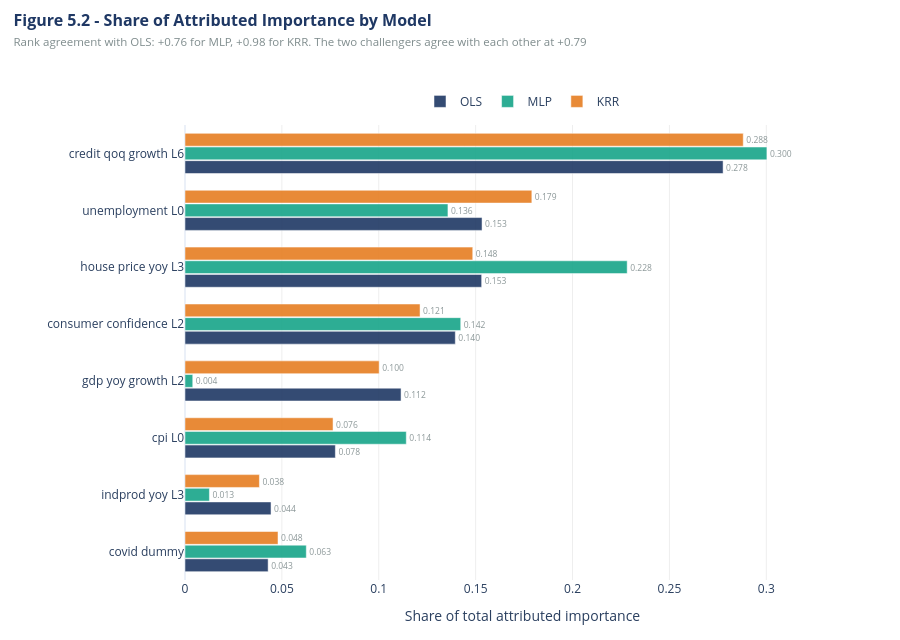

Notebook source saved alongside this figure:
### Code cell
# 5.8 - Figure 5.2 importance shares
# How each model divides its total attributed importance across the regressors. Bars of
# similar length mean the models weight that variable comparably; a variable where one bar
# is much longer is one the models use differently. The rank agreement figures in the
# subtitle quantify the overall similarity.
order = list(imp['Variable'])[::-1]
short = [f.replace('us_', '').replace('_', ' ') for f in order]
COLS  = {'OLS': NAVY, best_ml: TEAL, second_ml: AMBER}

fig = go.Figure()
for m in ALL_EXPLAINED:
    vals = imp[m][::-1]
    fig.add_trace(go.Bar(
        x=vals, y=short, orientation='h', name=m,
        marker_color=COLS[m], opacity=0.9,
        text=[f'{v:.3f}' for v in vals], textposition='outside',
        textfont=dict(size=8.5, color=GREY), cliponaxis=False))

fig.update_layout(
    title=dict(text=('<b>Figure 5.2 - Share of Attributed Importance by Model</b>'
                     f'<br><span style="font-size:11.5px;color:{GREY}">'
                     f'Rank agreement with OLS: {rho_tbl[("OLS", best_ml)]:+.2f} for '
                     f'{best_ml}, {rho_tbl[("OLS", second_ml)]:+.2f} for {second_ml}. '
                     f'The two challengers agree with each other at '
                     f'{rho_tbl[(best_ml, second_ml)]:+.2f}</span>'),
               font=dict(size=16, color=NAVY), x=0.015, xanchor='left',
               y=0.96, yanchor='top'),
    xaxis=dict(title='Share of total attributed importance',
               range=[0, float(imp[ALL_EXPLAINED].max().max()) * 1.16],
               showgrid=True, gridcolor='rgba(0,0,0,0.07)'),
    yaxis=dict(showgrid=False, ticklabelposition='outside'),
    template=TEMPLATE, height=640, barmode='group',
    bargap=0.28, bargroupgap=0.06,
    legend=dict(orientation='h', yanchor='bottom', y=1.02, xanchor='center', x=0.5),
    margin=dict(t=125, b=60, l=185, r=40))
fig.show()

### Figure 1 — Plotly figure (JSON) as saved in the notebook; plotly's stock layout.template omitted (floating-point values rounded to 4 significant figures)
{"data": [{"cliponaxis": false, "marker": {"color": "#1F3864"}, "name": "OLS", "opacity": 0.9, "orientation": "h", "text": ["0.043", "0.044", "0.078", "0.112", "0.140", "0.153", "0.153", "0.278"], "textfont": {"color": "#7F8C8D", "size": 8.5}, "textposition": "outside", "type": "bar", "x": [0.0429, 0.0444, 0.0776, 0.1115, 0.1395, 0.1531, 0.1533, 0.2777], "y": ["covid dummy", "indprod yoy L3", "cpi L0", "gdp yoy growth L2", "consumer confidence L2", "house price yoy L3", "unemployment L0", "credit qoq growth L6"]}, {"cliponaxis": false, "marker": {"color": "#17A589"}, "name": "MLP", "opacity": 0.9, "orientation": "h", "text": ["0.063", "0.013", "0.114", "0.004", "0.142", "0.228", "0.136", "0.300"], "textfont": {"color": "#7F8C8D", "size": 8.5}, "textposition": "outside", "type": "bar", "x": [0.0626, 0.0126, 0.1142, 0.004, 0.1423, 0.2282, 0.1357, 0.3003], "y": ["covid dummy", "indprod yoy L3", "cpi L0", "gdp yoy growth L2", "consumer confidence L2", "house price yoy L3", "unemployment L0", "credit qoq growth L6"]}, {"cliponaxis": false, "marker": {"color": "#E67E22"}, "name": "KRR", "opacity": 0.9, "orientation": "h", "text": ["0.048", "0.038", "0.076", "0.100", "0.121", "0.148", "0.179", "0.288"], "textfont": {"color": "#7F8C8D", "size": 8.5}, "textposition": "outside", "type": "bar", "x": [0.048, 0.0384, 0.0764, 0.1002, 0.1213, 0.1485, 0.179, 0.2881], "y": ["covid dummy", "indprod yoy L3", "cpi L0", "gdp yoy growth L2", "consumer confidence L2", "house price yoy L3", "unemployment L0", "credit qoq growth L6"]}], "layout": {"bargap": 0.28, "bargroupgap": 0.06, "barmode": "group", "height": 640, "legend": {"orientation": "h", "x": 0.5, "xanchor": "center", "y": 1.02, "yanchor": "bottom"}, "margin": {"b": 60, "l": 185, "r": 40, "t": 125}, "title": {"font": {"color": "#1F3864", "size": 16}, "text": "<b>Figure 5.2 - Share of Attributed Importance by Model</b><br><span style=\"font-size:11.5px;color:#7F8C8D\">Rank agreement with OLS: +0.76 for MLP, +0.98 for KRR. The two challengers agree with each other at +0.79</span>", "x": 0.015, "xanchor": "left", "y": 0.96, "yanchor": "top"}, "xaxis": {"gridcolor": "rgba(0,0,0,0.07)", "range": [0, 0.3483], "showgrid": true, "title": {"text": "Share of total attributed importance"}}, "yaxis": {"showgrid": false, "ticklabelposition": "outside"}}}
